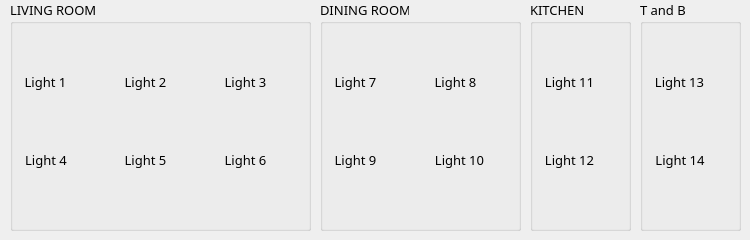
       <widget class="QWidget" name="stackedWidgetPage1_2" native="true">
        <widget class="QGroupBox" name="groupBox">
         <property name="geometry">
          <rect>
           <x>10</x>
           <y>0</y>
           <width>301</width>
           <height>231</height>
          </rect>
         </property>
         <property name="font">
          <font>
           <family>Agency FB</family>
           <pointsize>10</pointsize>
          </font>
         </property>
         <property name="title">
          <string>LIVING ROOM</string>
         </property>
         <widget class="QWidget" name="verticalLayoutWidget_5">
          <property name="geometry">
           <rect>
            <x>10</x>
            <y>20</y>
            <width>81</width>
            <height>202</height>
           </rect>
          </property>
          <layout class="QVBoxLayout" name="verticalLayout_5">
           <item>
            <widget class="QToolButton" name="toolButton_21">
             <property name="font">
              <font>
               <family>Agency FB</family>
               <pointsize>10</pointsize>
               <weight>8</weight>
               <italic>false</italic>
               <bold>false</bold>
              </font>
             </property>
             <property name="styleSheet">
              <string notr="true">QToolButton

{
font: 65 10pt &quot;Agency FB&quot;;
	color: rgb(0, 0, 0);


	background-color:transparent;
border:none;


}

QToolButton:checked, QToolButton:pressed {
background-color:rgb(193,210,238);
border: 1px solid rgb(60,127,177)
}
QToolButton:hover {
background-color(224,232,246)
}</string>
             </property>
             <property name="text">
              <string>Light 1</string>
             </property>
             <property name="icon">
              <iconset resource="images_new/try.qrc">
               <normaloff>:/newPrefix/bulb_on.png</normaloff>:/newPrefix/bulb_on.png</iconset>
             </property>
             <property name="iconSize">
              <size>
               <width>70</width>
               <height>70</height>
              </size>
             </property>
             <property name="toolButtonStyle">
              <enum>Qt::ToolButtonTextUnderIcon</enum>
             </property>
            </widget>
           </item>
           <item>
            <widget class="QToolButton" name="toolButton_22">
             <property name="styleSheet">
              <string notr="true">QToolButton

{
font: 75 10pt &quot;Agency FB&quot;;
	color: rgb(0, 0, 0);


	background-color:transparent;
border:none;


}

QToolButton:checked, QToolButton:pressed {
background-color:rgb(193,210,238);
border: 1px solid rgb(60,127,177)
}
QToolButton:hover {
background-color(224,232,246)
}</string>
             </property>
             <property name="text">
              <string>Light 4</string>
             </property>
             <property name="icon">
              <iconset resource="images_new/try.qrc">
               <normaloff>:/newPrefix/bulb_off.png</normaloff>:/newPrefix/bulb_off.png</iconset>
             </property>
             <property name="iconSize">
              <size>
               <width>70</width>
               <height>70</height>
              </size>
             </property>
             <property name="toolButtonStyle">
              <enum>Qt::ToolButtonTextUnderIcon</enum>
             </property>
            </widget>
           </item>
          </layout>
         </widget>
         <widget class="QWidget" name="verticalLayoutWidget_6">
          <property name="geometry">
           <rect>
            <x>110</x>
            <y>20</y>
            <width>81</width>
            <height>202</height>
           </rect>
          </property>
          <layout class="QVBoxLayout" name="verticalLayout_6">
           <item>
            <widget class="QToolButton" name="toolButton_23">
             <property name="font">
              <font>
               <family>Agency FB</family>
               <pointsize>10</pointsize>
               <weight>8</weight>
               <italic>false</italic>
               <bold>false</bold>
              </font>
             </property>
             <property name="styleSheet">
              <string notr="true">QToolButton

{
font: 65 10pt &quot;Agency FB&quot;;
	color: rgb(0, 0, 0);


	background-color:transparent;
border:none;


}

QToolButton:checked, QToolButton:pressed {
background-color:rgb(193,210,238);
border: 1px solid rgb(60,127,177)
}
QToolButton:hover {
background-color(224,232,246)
}</string>
             </property>
             <property name="text">
              <string>Light 2</string>
             </property>
             <property name="icon">
              <iconset resource="images_new/try.qrc">
               <normaloff>:/newPrefix/bulb_on.png</normaloff>:/newPrefix/bulb_on.png</iconset>
             </property>
             <property name="iconSize">
              <size>
               <width>70</width>
               <height>70</height>
              </size>
             </property>
             <property name="toolButtonStyle">
              <enum>Qt::ToolButtonTextUnderIcon</enum>
             </property>
            </widget>
           </item>
           <item>
            <widget class="QToolButton" name="toolButton_24">
             <property name="styleSheet">
              <string notr="true">QToolButton

{
font: 75 10pt &quot;Agency FB&quot;;
	color: rgb(0, 0, 0);


	background-color:transparent;
border:none;


}

QToolButton:checked, QToolButton:pressed {
background-color:rgb(193,210,238);
border: 1px solid rgb(60,127,177)
}
QToolButton:hover {
background-color(224,232,246)
}</string>
             </property>
             <property name="text">
              <string>Light 5</string>
             </property>
             <property name="icon">
              <iconset resource="images_new/try.qrc">
               <normaloff>:/newPrefix/bulb_off.png</normaloff>:/newPrefix/bulb_off.png</iconset>
             </property>
             <property name="iconSize">
              <size>
               <width>70</width>
               <height>70</height>
              </size>
             </property>
             <property name="toolButtonStyle">
              <enum>Qt::ToolButtonTextUnderIcon</enum>
             </property>
            </widget>
           </item>
          </layout>
         </widget>
         <widget class="QWidget" name="verticalLayoutWidget_7">
          <property name="geometry">
           <rect>
            <x>210</x>
            <y>20</y>
            <width>81</width>
            <height>202</height>
           </rect>
          </property>
          <layout class="QVBoxLayout" name="verticalLayout_7">
           <item>
            <widget class="QToolButton" name="toolButton_25">
             <property name="font">
              <font>
               <family>Agency FB</family>
               <pointsize>10</pointsize>
               <weight>8</weight>
               <italic>false</italic>
               <bold>false</bold>
              </font>
             </property>
             <property name="styleSheet">
              <string notr="true">QToolButton

{
font: 65 10pt &quot;Agency FB&quot;;
	color: rgb(0, 0, 0);


	background-color:transparent;
border:none;


}

QToolButton:checked, QToolButton:pressed {
background-color:rgb(193,210,238);
border: 1px solid rgb(60,127,177)
}
QToolButton:hover {
background-color(224,232,246)
}</string>
             </property>
             <property name="text">
              <string>Light 3</string>
             </property>
             <property name="icon">
              <iconset resource="images_new/try.qrc">
               <normaloff>:/newPrefix/bulb_on.png</normaloff>:/newPrefix/bulb_on.png</iconset>
             </property>
             <property name="iconSize">
              <size>
               <width>70</width>
               <height>70</height>
              </size>
             </property>
             <property name="toolButtonStyle">
              <enum>Qt::ToolButtonTextUnderIcon</enum>
             </property>
            </widget>
           </item>
           <item>
            <widget class="QToolButton" name="toolButton_26">
             <property name="styleSheet">
              <string notr="true">QToolButton

{
font: 75 10pt &quot;Agency FB&quot;;
	color: rgb(0, 0, 0);


	background-color:transparent;
border:none;


}

QToolButton:checked, QToolButton:pressed {
background-color:rgb(193,210,238);
border: 1px solid rgb(60,127,177)
}
QToolButton:hover {
background-color(224,232,246)
}</string>
             </property>
             <property name="text">
              <string>Light 6</string>
             </property>
             <property name="icon">
              <iconset resource="images_new/try.qrc">
               <normaloff>:/newPrefix/bulb_off.png</normaloff>:/newPrefix/bulb_off.png</iconset>
             </property>
             <property name="iconSize">
              <size>
               <width>70</width>
               <height>70</height>
              </size>
             </property>
             <property name="toolButtonStyle">
              <enum>Qt::ToolButtonTextUnderIcon</enum>
             </property>
            </widget>
           </item>
          </layout>
         </widget>
        </widget>
        <widget class="QGroupBox" name="groupBox_2">
         <property name="geometry">
          <rect>
           <x>320</x>
           <y>0</y>
           <width>201</width>
           <height>231</height>
          </rect>
         </property>
         <property name="font">
          <font>
           <family>Agency FB</family>
           <pointsize>10</pointsize>
          </font>
         </property>
         <property name="title">
          <string>DINING ROOM</string>
         </property>
         <widget class="QWidget" name="verticalLayoutWidget_11">
          <property name="geometry">
           <rect>
            <x>10</x>
            <y>20</y>
            <width>81</width>
            <height>202</height>
           </rect>
          </property>
          <layout class="QVBoxLayout" name="verticalLayout_11">
           <item>
            <widget class="QToolButton" name="toolButton_33">
             <property name="font">
              <font>
               <family>Agency FB</family>
               <pointsize>10</pointsize>
               <weight>8</weight>
               <italic>false</italic>
               <bold>false</bold>
              </font>
             </property>
             <property name="styleSheet">
              <string notr="true">QToolButton

{
font: 65 10pt &quot;Agency FB&quot;;
	color: rgb(0, 0, 0);


	background-color:transparent;
border:none;


}

QToolButton:checked, QToolButton:pressed {
background-color:rgb(193,210,238);
border: 1px solid rgb(60,127,177)
}
QToolButton:hover {
background-color(224,232,246)
}</string>
             </property>
             <property name="text">
              <string>Light 7</string>
             </property>
             <property name="icon">
              <iconset resource="images_new/try.qrc">
               <normaloff>:/newPrefix/bulb_on.png</normaloff>:/newPrefix/bulb_on.png</iconset>
             </property>
             <property name="iconSize">
              <size>
               <width>70</width>
               <height>70</height>
              </size>
             </property>
             <property name="toolButtonStyle">
              <enum>Qt::ToolButtonTextUnderIcon</enum>
             </property>
            </widget>
           </item>
           <item>
            <widget class="QToolButton" name="toolButton_34">
             <property name="styleSheet">
              <string notr="true">QToolButton

{
font: 75 10pt &quot;Agency FB&quot;;
	color: rgb(0, 0, 0);


	background-color:transparent;
border:none;


}

QToolButton:checked, QToolButton:pressed {
background-color:rgb(193,210,238);
border: 1px solid rgb(60,127,177)
}
QToolButton:hover {
background-color(224,232,246)
}</string>
             </property>
             <property name="text">
              <string>Light 9</string>
             </property>
             <property name="icon">
              <iconset resource="images_new/try.qrc">
               <normaloff>:/newPrefix/bulb_off.png</normaloff>:/newPrefix/bulb_off.png</iconset>
             </property>
             <property name="iconSize">
              <size>
               <width>70</width>
               <height>70</height>
              </size>
             </property>
             <property name="toolButtonStyle">
              <enum>Qt::ToolButtonTextUnderIcon</enum>
             </property>
            </widget>
           </item>
          </layout>
         </widget>
         <widget class="QWidget" name="verticalLayoutWidget_12">
          <property name="geometry">
           <rect>
            <x>110</x>
            <y>20</y>
            <width>81</width>
            <height>202</height>
           </rect>
          </property>
          <layout class="QVBoxLayout" name="verticalLayout_12">
           <item>
            <widget class="QToolButton" name="toolButton_35">
             <property name="font">
              <font>
               <family>Agency FB</family>
               <pointsize>10</pointsize>
               <weight>8</weight>
               <italic>false</italic>
               <bold>false</bold>
              </font>
             </property>
             <property name="styleSheet">
              <string notr="true">QToolButton

{
font: 65 10pt &quot;Agency FB&quot;;
	color: rgb(0, 0, 0);


	background-color:transparent;
border:none;


}

QToolButton:checked, QToolButton:pressed {
background-color:rgb(193,210,238);
border: 1px solid rgb(60,127,177)
}
QToolButton:hover {
background-color(224,232,246)
}</string>
             </property>
             <property name="text">
              <string>Light 8</string>
             </property>
             <property name="icon">
              <iconset resource="images_new/try.qrc">
               <normaloff>:/newPrefix/bulb_on.png</normaloff>:/newPrefix/bulb_on.png</iconset>
             </property>
             <property name="iconSize">
              <size>
               <width>70</width>
               <height>70</height>
              </size>
             </property>
             <property name="toolButtonStyle">
              <enum>Qt::ToolButtonTextUnderIcon</enum>
             </property>
            </widget>
           </item>
           <item>
            <widget class="QToolButton" name="toolButton_36">
             <property name="styleSheet">
              <string notr="true">QToolButton

{
font: 75 10pt &quot;Agency FB&quot;;
	color: rgb(0, 0, 0);


	background-color:transparent;
border:none;


}

QToolButton:checked, QToolButton:pressed {
background-color:rgb(193,210,238);
border: 1px solid rgb(60,127,177)
}
QToolButton:hover {
background-color(224,232,246)
}</string>
             </property>
             <property name="text">
              <string>Light 10</string>
             </property>
             <property name="icon">
              <iconset resource="images_new/try.qrc">
               <normaloff>:/newPrefix/bulb_off.png</normaloff>:/newPrefix/bulb_off.png</iconset>
             </property>
             <property name="iconSize">
              <size>
               <width>70</width>
               <height>70</height>
              </size>
             </property>
             <property name="toolButtonStyle">
              <enum>Qt::ToolButtonTextUnderIcon</enum>
             </property>
            </widget>
           </item>
          </layout>
         </widget>
        </widget>
        <widget class="QGroupBox" name="groupBox_3">
         <property name="geometry">
          <rect>
           <x>530</x>
           <y>0</y>
           <width>101</width>
           <height>231</height>
          </rect>
         </property>
         <property name="font">
          <font>
           <family>Agency FB</family>
           <pointsize>10</pointsize>
          </font>
         </property>
         <property name="title">
          <string>KITCHEN</string>
         </property>
         <widget class="QWidget" name="verticalLayoutWidget_13">
          <property name="geometry">
           <rect>
            <x>10</x>
            <y>20</y>
            <width>81</width>
            <height>202</height>
           </rect>
          </property>
          <layout class="QVBoxLayout" name="verticalLayout_13">
           <item>
            <widget class="QToolButton" name="toolButton_37">
             <property name="font">
              <font>
               <family>Agency FB</family>
               <pointsize>10</pointsize>
               <weight>8</weight>
               <italic>false</italic>
               <bold>false</bold>
              </font>
             </property>
             <property name="styleSheet">
              <string notr="true">QToolButton

{
font: 65 10pt &quot;Agency FB&quot;;
	color: rgb(0, 0, 0);


	background-color:transparent;
border:none;


}

QToolButton:checked, QToolButton:pressed {
background-color:rgb(193,210,238);
border: 1px solid rgb(60,127,177)
}
QToolButton:hover {
background-color(224,232,246)
}</string>
             </property>
             <property name="text">
              <string>Light 11</string>
             </property>
             <property name="icon">
              <iconset resource="images_new/try.qrc">
               <normaloff>:/newPrefix/bulb_on.png</normaloff>:/newPrefix/bulb_on.png</iconset>
             </property>
             <property name="iconSize">
              <size>
               <width>70</width>
               <height>70</height>
              </size>
             </property>
             <property name="toolButtonStyle">
              <enum>Qt::ToolButtonTextUnderIcon</enum>
             </property>
            </widget>
           </item>
           <item>
            <widget class="QToolButton" name="toolButton_38">
             <property name="styleSheet">
              <string notr="true">QToolButton

{
font: 75 10pt &quot;Agency FB&quot;;
	color: rgb(0, 0, 0);


	background-color:transparent;
border:none;


}

QToolButton:checked, QToolButton:pressed {
background-color:rgb(193,210,238);
border: 1px solid rgb(60,127,177)
}
QToolButton:hover {
background-color(224,232,246)
}</string>
             </property>
             <property name="text">
              <string>Light 12</string>
             </property>
             <property name="icon">
              <iconset resource="images_new/try.qrc">
               <normaloff>:/newPrefix/bulb_off.png</normaloff>:/newPrefix/bulb_off.png</iconset>
             </property>
             <property name="iconSize">
              <size>
               <width>70</width>
               <height>70</height>
              </size>
             </property>
             <property name="toolButtonStyle">
              <enum>Qt::ToolButtonTextUnderIcon</enum>
             </property>
            </widget>
           </item>
          </layout>
         </widget>
        </widget>
        <widget class="QGroupBox" name="groupBox_11">
         <property name="geometry">
          <rect>
           <x>640</x>
           <y>0</y>
           <width>101</width>
           <height>231</height>
          </rect>
         </property>
         <property name="font">
          <font>
           <family>Agency FB</family>
           <pointsize>10</pointsize>
          </font>
         </property>
         <property name="title">
          <string>T and B</string>
         </property>
         <widget class="QWidget" name="verticalLayoutWidget_23">
          <property name="geometry">
           <rect>
            <x>10</x>
            <y>20</y>
            <width>81</width>
            <height>202</height>
           </rect>
          </property>
          <layout class="QVBoxLayout" name="verticalLayout_23">
           <item>
            <widget class="QToolButton" name="toolButton_57">
             <property name="font">
              <font>
               <family>Agency FB</family>
               <pointsize>10</pointsize>
               <weight>8</weight>
               <italic>false</italic>
               <bold>false</bold>
              </font>
             </property>
             <property name="styleSheet">
              <string notr="true">QToolButton

{
font: 65 10pt &quot;Agency FB&quot;;
	color: rgb(0, 0, 0);


	background-color:transparent;
border:none;


}

QToolButton:checked, QToolButton:pressed {
background-color:rgb(193,210,238);
border: 1px solid rgb(60,127,177)
}
QToolButton:hover {
background-color(224,232,246)
}</string>
             </property>
             <property name="text">
              <string>Light 13</string>
             </property>
             <property name="icon">
              <iconset resource="images_new/try.qrc">
               <normaloff>:/newPrefix/bulb_on.png</normaloff>:/newPrefix/bulb_on.png</iconset>
             </property>
             <property name="iconSize">
              <size>
               <width>70</width>
               <height>70</height>
              </size>
             </property>
             <property name="toolButtonStyle">
              <enum>Qt::ToolButtonTextUnderIcon</enum>
             </property>
            </widget>
           </item>
           <item>
            <widget class="QToolButton" name="toolButton_58">
             <property name="styleSheet">
              <string notr="true">QToolButton

{
font: 75 10pt &quot;Agency FB&quot;;
	color: rgb(0, 0, 0);


	background-color:transparent;
border:none;


}

QToolButton:checked, QToolButton:pressed {
background-color:rgb(193,210,238);
border: 1px solid rgb(60,127,177)
}
QToolButton:hover {
background-color(224,232,246)
}</string>
             </property>
             <property name="text">
              <string>Light 14</string>
             </property>
             <property name="icon">
              <iconset resource="images_new/try.qrc">
               <normaloff>:/newPrefix/bulb_off.png</normaloff>:/newPrefix/bulb_off.png</iconset>
             </property>
             <property name="iconSize">
              <size>
               <width>70</width>
               <height>70</height>
              </size>
             </property>
             <property name="toolButtonStyle">
              <enum>Qt::ToolButtonTextUnderIcon</enum>
             </property>
            </widget>
           </item>
          </layout>
         </widget>
        </widget>
       </widget>
